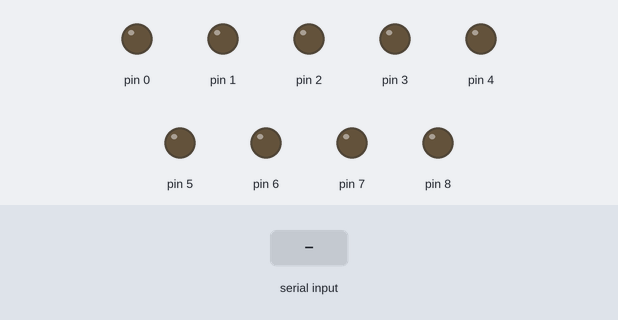
Recording of a sketch running on a simulated Arduino Mega 2560, built with avr-gcc and run on an emulated ATmega2560. Shown: output pins drawn as LEDs (lit = HIGH). The inputs (shaded band) are chosen by the test bench.

Above: at 1.2 s.
1.3 s: "5\n" received over the second serial link
At 1.6 s:
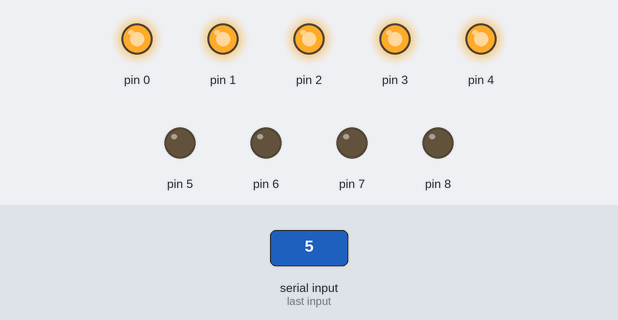
Timing chart, 0 to 4.3 s (numbered marks = the images above; inputs shaded):
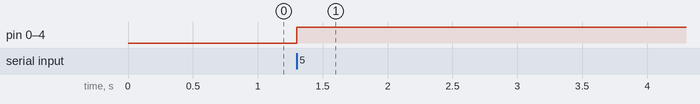

Measured:
- after the input at 1.3 s, pin 0–4: LOW → HIGH at once

The sketch:

part3.ino
```cpp
#include <Keypad.h>

const byte ROWS = 4; //four rows
const byte COLS = 4; //four columns
char keys[ROWS][COLS] = {
  {'1', '2', '3', 'A'},
  {'6', '5', '4', 'B'},
  {'7', '8', '9', 'C'},
  {'*', '0', '#', 'D'}
};
byte rowPins[ROWS] = {31, 33, 35, 37}; //connect to the row pinouts of the keypad
byte colPins[COLS] = {29, 27, 25, 23}; //connect to the column pinouts of the keypad

Keypad keypad = Keypad( makeKeymap(keys), rowPins, colPins, ROWS, COLS );

void setup() {
  Serial2.begin(9600);
  Serial2.setTimeout(100000);
  for (int i = 0; i <= 8; ++i) {
    pinMode(i, OUTPUT);
    digitalWrite(i, LOW);
  }
}

void loop() {
  if (Serial2.available() > 0) {
    int entry = Serial2.parseInt();
    Serial2.println(entry);
    if (entry >= 0 && entry <= 9 ) {
      int i;
      for (i = 0; i < entry; ++i)
        digitalWrite(i, HIGH);
      for (; i < 9; ++i)
        digitalWrite(i, LOW);
    }
    else
      Serial2.println("Invalid Number");
  }
}
```
